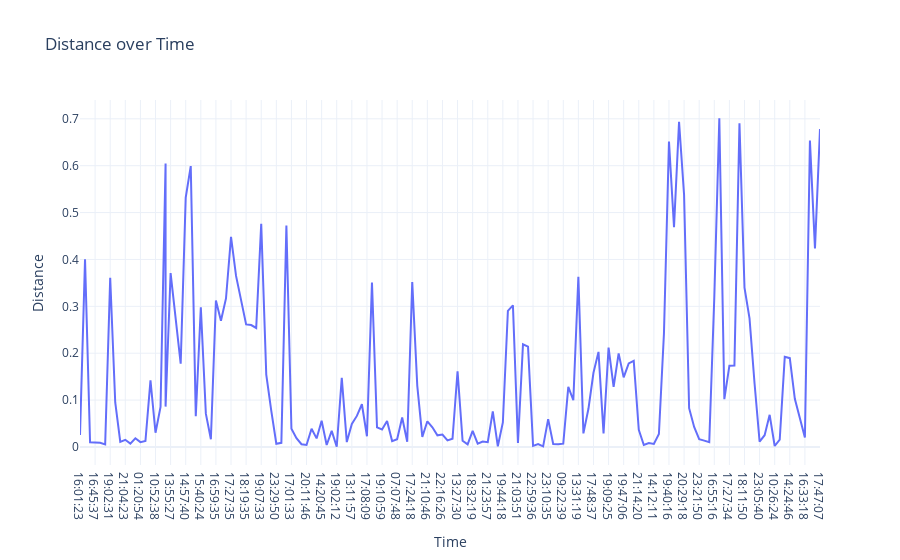

The code cell stored with this chart in its notebook:
### Code cell
fig2 = px.line(data,x='Time',y="Distance",title="Distance over Time")
fig2.show()

### Figure 1 — Plotly figure (JSON) as saved in the notebook; plotly's stock layout.template omitted (floating-point values rounded to 4 significant figures; data arrays with more than 128 entries replaced by an {"elided": "..."} marker saying what was removed)
{"data": [{"hovertemplate": "Time=%{x}<br>Distance=%{y}<extra></extra>", "legendgroup": "", "line": {"color": "#636efa", "dash": "solid"}, "marker": {"symbol": "circle"}, "mode": "lines", "name": "", "orientation": "v", "showlegend": false, "type": "scatter", "x": {"elided": "149 str values"}, "xaxis": "x", "y": {"elided": "149 float values"}, "yaxis": "y"}], "layout": {"legend": {"tracegroupgap": 0}, "title": {"text": "Distance over Time"}, "xaxis": {"anchor": "y", "domain": [0, 1], "title": {"text": "Time"}}, "yaxis": {"anchor": "x", "domain": [0, 1], "title": {"text": "Distance"}}}}
